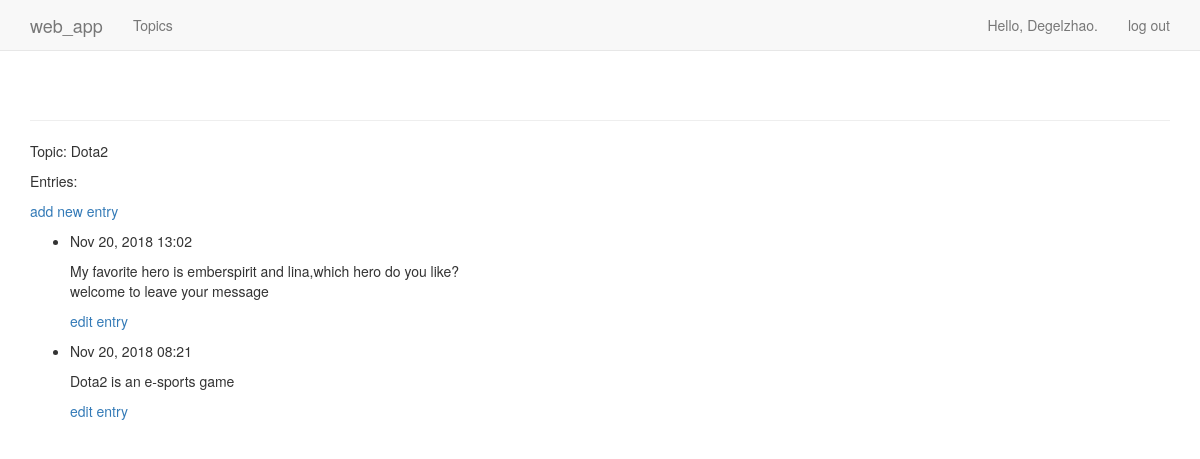
Page /topics/9/ (signed in) on the committed database.
### web_app/models.py (models this page shows, shortened)
class Topic(models.Model):
    text = models.CharField(max_length=200)
    date_added = models.DateTimeField(auto_now_add=True)
    owner = models.ForeignKey(User)
    def __str__(self):
        return self.text

class Entry(models.Model):
    topic = models.ForeignKey(Topic, on_delete=models.CASCADE)
    text = models.TextField()
    date_added = models.DateTimeField(auto_now_add=True)
    class Meta:
        verbose_name_plural = 'entries'

### web_app/views.py (the view)
# urls.py: url(r'^topics/(?P<topic_id>\d+)/$', views.topic, name = 'topic'),
@login_required
def topic(request, topic_id):
    topic = Topic.objects.get(id = topic_id)
    if topic.owner != request.user:
        raise Http404
    entries = topic.entry_set.order_by('-date_added')
    context = {'topic':topic, 'entries':entries}
    return render(request, 'web_app/topic.html', context)

### web_app/templates/web_app/topic.html
{% extends 'web_app/base.html' %}
{% block content %}
    <p>Topic: {{ topic }}</p>
    <p>Entries:</p>
    <p>
        <a href="{% url 'web_app:new_entry' topic.id %}">add new entry</a>
    </p>
    <ul>
    {% for entry in entries %}
        <li>
            <p>{{ entry.date_added|date:'M d, Y H:i' }}</p>
            <p>{{ entry.text|linebreaks }}</p>
            <p>
                <a href="{% url 'web_app:edit_entry' entry.id %}">edit entry</a>
            </p>
        </li>
    {% empty %}
        <li>
            There are no entries for this topic yet.
        </li>
    {% endfor %}
    </ul>
{% endblock content %}

### web_app/templates/web_app/base.html (shortened to what this page needs)
{% load bootstrap3 %}
<!DOCTYPE html>
<html lang="en">
    <head>
        {% bootstrap_css %}
    </head>
    <body>
        <nav class="navbar navbar-default navbar-static-top">
            <div class="container">
                <div class="navbar-header">
                    <a class="navbar-brand" href="{% url 'web_app:index' %}">
                        web_app
                    </a>
                </div>
                <div id="navbar" class="navbar-collapse collapse">
                    <ul class="nav navbar-nav">
                        <li><a href="{% url 'web_app:topics' %}">Topics</a></li>
                    </ul>
                    <ul class="nav navbar-nav navbar-right">
                        {% if user.is_authenticated %}
                            <li><a>Hello, {{ user.username }}.</a></li>
                            <li><a href="{% url 'users:logout' %}">log out</a> </li>
                        {% else %}
                            <li><a href="{% url 'users:register' %}">register</a></li>
                            <li><a href="{% url 'users:login' %}">log in</a> </li>
                        {% endif %}
                    </ul>
                </div>
            </div>
        </nav>
        <div class="container">
            <div class="page-header">
            </div>
            <div>
                {% block content %}{% endblock content %}
            </div>
        </div>
    </body>
</html>

### rows in the picture
Topic: text "Dota2"
Entry: date_added "Nov 20, 2018 13:02", text "My favorite hero is emberspirit and lina,which hero do you like? welcome to leave your message"
Entry: date_added "Nov 20, 2018 08:21", text "Dota2 is an e-sports game"

### other values in the picture
{{ user.username }} "Degelzhao"
